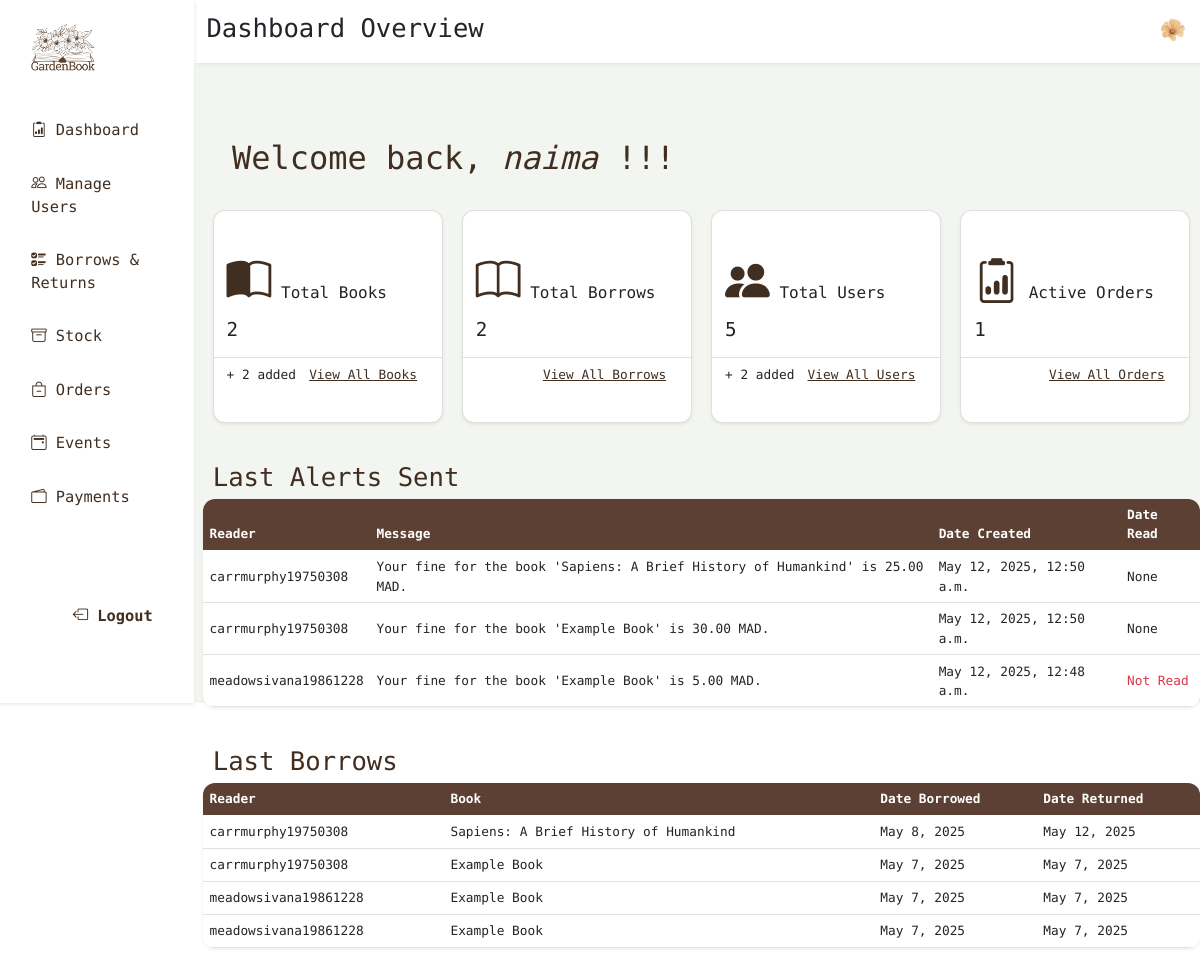
Screenshot of /dashboard (signed in) with the database file from the repository.
### theApp/models.py (models this page shows, shortened)
class Person(AbstractUser):
    cin = models.CharField(max_length=20, unique=True, default="")
    profile_pic = models.ImageField(upload_to='profile_pics/', null=True, blank=True)
    first_name = models.CharField(max_length=50)
    last_name = models.CharField(max_length=50)
    role = models.CharField(max_length=20,choices=RoleName.choices, default=RoleName.READER)
    dob = models.DateField(null=True, blank=True)
    phone = models.CharField(max_length=15, null=True, blank=True)
    status = models.CharField(max_length=20, choices=MembershipStatus.choices, default=MembershipStatus.ACTIVE)
    address = models.CharField(max_length=255, null=True, blank=True)
    city = models.CharField(max_length=100, null=True, blank=True)
    postal_code = models.CharField(max_length=20, null=True, blank=True)
    country = models.CharField(max_length=100, null=True, blank=True)
    bio = models.CharField(max_length=300, null=True, blank=True)
    unread_alerts = models.IntegerField(default=0)
    class Meta:
        ordering = ['-date_joined']

class Alert(models.Model):
    user = models.ForeignKey(Person, on_delete=models.CASCADE)
    title = models.CharField(max_length=255, default="")
    message = models.TextField()
    date_created = models.DateTimeField(auto_now_add=True)
    date_read = models.DateTimeField(null=True, blank=True)
    is_read = models.BooleanField(default=False)

class Borrow(models.Model):
    borrower = models.ForeignKey(Person, on_delete=models.CASCADE)
    book = models.ForeignKey(Book, on_delete=models.CASCADE)
    borrow_date = models.DateField(auto_now_add=True)
    due_date = models.DateField(default=date.today() + timedelta(days=15))
    return_date = models.DateField(null=True, blank=True)
    fine = models.DecimalField(max_digits=5, decimal_places=2, null=True, blank=True)# the fine should be updated every day
    is_fine_paid = models.BooleanField(default=False)
    returned = models.BooleanField(default=False)

class Book(models.Model):
    ISBN = models.CharField(max_length=13, unique=True)
    cover = models.ImageField(upload_to='book_covers/', null=True, blank=True, default="book_covers/default_cover.webp") # 'ImageField' handels image uploads
    title = models.CharField(max_length=255,default="")
    author = models.CharField(max_length=255,default="")
    edition = models.CharField(max_length=255,default="")
    availability = models.CharField(max_length=30,choices=Availability.choices, default=Availability.AVAILABLE)
    publication_year = models.IntegerField(default=0)
    nbPage = models.IntegerField(default="")
    lang = models.CharField(max_length=244,default="")
    genres = models.ManyToManyField(Genre)
    keywords = models.CharField(max_length=244,default="")
    description = models.CharField(max_length=244,default="")
    audience = models.CharField(max_length=20, choices=AudienceType.choices, default="")
    review = models.IntegerField(default=0, validators=[
            MinValueValidator(0),
            MaxValueValidator(10)
        ])
    nb_borrows = models.IntegerField(default=0)
    date_creation = models.DateField(auto_now_add=True)
    date_modification = models.DateField(auto_now=True)
    is_reserved = models.BooleanField(default=False)

### theApp/views.py (the view)
# urls.py: path('dashboard', views.dashboard, name='dashboard'),
@login_required(login_url='login')
@role_required(['Administrator', 'Librarian'])  # Optional, use only if role-based access is needed
def dashboard(request):
    now = timezone.now()
    start_of_month = now.replace(day=1)
    total_books = Book.objects.count()
    new_monthly_stock = Book.objects.filter(date_creation__gte=start_of_month).count()
    total_users = Person.objects.count()
    active_orders = Order.objects.filter(status='Pending').count()
    alerts = Alert.objects.select_related('user').order_by('-date_created')[:5]
    borrows = Borrow.objects.select_related('borrower', 'book').order_by('-borrow_date')[:5]
    context = {
        'total_books': total_books,
        'new_monthly_stock': new_monthly_stock,
        'total_users': total_users,
        'active_orders': active_orders,
        'alerts': alerts,
        'borrows': borrows,
    }
    return render(request, 'dashboard.html', context)

### templates/dashboard.html (shortened to what this page needs)
{% extends 'baseLibrarian.html' %}
{% block page %} Dashboard Overview {% endblock %}
{% block content %}
<div class="container-fluid mt-4">
  <div class="row my-2 p-4">
    <h1 class="text-brown">Welcome back, <em> {{ request.user.username }} </em> !!!</h1>
  </div>
  <div class="row g-4 dashboard-cards">
    <div class="col-md-3">
      <div class="card shadow-sm py-4 rounded-20">
        <div class="card-body">
          <h5 class="card-title mt-3">
            <i class="bi bi-book-half display-4 text-brown"></i>
            Total Books
          </h5>
          <p class="card-text fs-4">{{ total_books }}</p>
        </div>
        <div class="card-footer d-flex justify-content-between bg-white align-items-center">
          <p><span>+ {{ new_monthly_stock }}</span> added</p>
          <p><a href="{% url 'stock' %}" class=" text-underline">View All Books</a></p>
        </div>
      </div>
    </div>
    <div class="col-md-3">
      <div class="card shadow-sm py-4 rounded-20">
        <div class="card-body">
          <h5 class="card-title mt-3">
            <i class="bi bi-book display-4 text-brown"></i>
            Total Borrows
          </h5>
          <p class="card-text fs-4">{{ total_books }}</p>
        </div>
        <div class="card-footer d-flex justify-content-end bg-white align-items-center">
          <p><a href="{% url 'borrows-returns' %}" class=" text-underline">View All Borrows</a></p>
        </div>
      </div>
    </div>
    <div class="col-md-3">
      <div class="card shadow-sm py-4 rounded-20">
        <div class="card-body">
          <h5 class="card-title mt-3">
            <i class="bi bi-people-fill display-4 text-brown"></i>
            Total Users
          </h5>
          <p class="card-text fs-4">{{ total_users }}</p>
        </div>
        <div class="card-footer d-flex justify-content-between bg-white align-items-center">
          <p><span>+ {{ new_monthly_stock }}</span> added</p>
          <p><a href="{% url 'manage-users' %}" class=" text-underline">View All Users</a></p>
        </div>
      </div>
    </div>
    <div class="col-md-3">
      <div class="card shadow-sm py-4 rounded-20">
        <div class="card-body">
          <h5 class="card-title mt-3">
            <i class="bi bi-clipboard2-data display-4 text-brown"></i>
            Active Orders
          </h5>
          <p class="card-text fs-4">{{ active_orders }}</p>
        </div>
        <div class="card-footer d-flex justify-content-end bg-white align-items-center">
          <p><a href="{% url 'orders' %}" class=" text-underline">View All Orders</a></p>
        </div>
      </div>
    </div>
  </div>
  <div class="row mt-5">
    <div class="col-md-12">
      <h2 class="text-brown">Last Alerts Sent</h2>
    </div>
    <div class="overflow-hidden shadow-sm p-0 rounded-20">
      <table class="table table-hover align-middle m-0">
        <thead class="bg-brown text-white">
          <tr>
            <th>Reader</th>
            <th>Message</th>
            <th>Date Created</th>
            <th>Date Read</th>
          </tr>
        </thead>
        <tbody class="bg-white">
          {% for alert in alerts %}
          <tr>
            <td>
                {{ alert.user.username }}
            </td>
            <td>{{ alert.message }}</td>
            <td>{{ alert.date_created }}</td>
            <td>
              {% if alert.is_read %}
              {{ alert.date_read }}
              {% else %}
              <span class="text-danger">Not Read</span>
              {% endif %}
            </td>
          </tr>
          {% endfor %}
        </tbody>
      </table>
    </div>
  </div>
  <div class="row mt-5">
    <div class="col-md-12">
      <h2 class="text-brown">Last Borrows</h2>
    </div>
    <div class="overflow-hidden shadow-sm p-0 rounded-20">
      <table class="table table-hover align-middle m-0">
        <thead class="bg-brown text-white">
          <tr>
            <th>Reader</th>
            <th>Book</th>
            <th>Date Borrowed</th>
            <th>Date Returned</th>
          </tr>
        </thead>
        <tbody class="bg-white">
          {% for borrow in borrows %}
          <tr>
            <td>
                {{ borrow.borrower.username }}
            </td>
            <td>
              {{  borrow.book.title }}
            </td>
            <td>
              {{ borrow.borrow_date }}
            </td>
            <td>
              {% if borrow.returned %}
              {{ borrow.return_date }}
              {% else %}
              <span class="text-danger">Not Returned</span>
              {% endif %}
            </td>
          </tr>
          {% endfor %}
        </tbody>
      </table>
    </div>
  </div>
</div>
{% endblock %}

### templates/baseLibrarian.html (shortened to what this page needs)
{% load static %}
<!DOCTYPE html>
<html lang="en">
<head>
  <link href="{% static 'assets/dist/css/bootstrap.min.css' %}" rel="stylesheet">
  <link rel="stylesheet" href="{% static 'css/base.css' %}">
</head>
<body>
  <div class="row" style="height: 100vh;">
    <header class="col-md-2 shadow-sm" style="font-size: larger;">
      <aside class="d-flex flex-column justify-content-between vh-100 p-3 mx-2">
        <div class="mb-4">
          <a href="{% url 'dashboard' %}" class="d-flex align-items-center mb-2 text-brown text-decoration-none">
            <img src="{% static 'assets/brand/_logo-nobg.png' %}" class="me-2" width="80" height="80" role="img"
              aria-label="GardenBook">
          </a>
        </div>
        <div class="d-flex flex-column" style="margin-bottom: auto;">
          <a href="{% url 'dashboard' %}" class="mb-4">
            <i class="bi bi-clipboard2-data"></i> Dashboard
          </a>
          <a href="{% url 'manage-users' %}" class="mb-4">
            <i class="bi bi-people"></i> Manage Users
          </a>
          <a href="{% url 'borrows-returns' %}" class="mb-4">
            <i class="bi bi-ui-checks"></i> Borrows & Returns
          </a>
          <a href="{% url 'stock' %}" class="mb-4">
            <i class="bi bi-archive"></i> Stock
          </a>
          <a href="{% url 'orders' %}" class="mb-4">
            <i class="bi bi-bag-dash"></i> Orders
          </a>
          <a href="{% url 'manage-event' %}" class="mb-4">
            <i class="bi bi-calendar2-event"></i> Events
          </a>
          <a href="{% url 'manage-payment' %}" class="mb-4">
            <i class="bi bi-wallet2"></i> Payments
          </a>
        </div>
        <div class="text-end mt-auto">
          <a href="{% url 'logout' %}" style="font-weight: bolder;">
            <i class="bi bi-box-arrow-left"></i> Logout
          </a>
        </div>
      </aside>
    </header>
    <main class="col px-0">
      <div class="row py-3 mx-1 shadow-sm">
        <div class="col-6">
          <h2>{% block page%} Current page name {% endblock page %}</h2>
        </div>
        <div class="col-6 d-flex justify-content-end">
          <a href="{% url 'dashboard' %}">
            <img src="{{ request.user.profile_pic.url }}" alt="Profile" class="rounded-circle"
              style="height: 30px; width: 30px;">
          </a>
        </div>
      </div>
      <div class="py-5 bg-green-soft" style="height: 100vh;">
        {% block content %}
        {% endblock content %}
      </div>
    </main>
  </div>
</body>
</html>

### static/css/base.css (style rules this page uses)
body { font-family: "Geist Mono", sans-serif; padding: 0; margin: 0; min-height: 100vh; zoom: 0.8; }
.bg-green-soft { background: #aabda028 !important; }
.bg-brown { background: #5c4033 !important; }
.text-brown { color: #402e21; }
a { text-decoration: none; padding: 7px 15px; }
header a { color: #402e21; }
.rounded-20 { border-radius: 15px; }

### rows the page displays
Person: user.profile_pic (picture), user.username "naima"
Alert: user.username "carrmurphy19750308", message "Your fine for the book 'Sapiens: A Brief History of Humankind' is 25.00 MAD.", date_created "May 12, 2025, 12:50 a.m.", date_read "None"
Alert: user.username "carrmurphy19750308", message "Your fine for the book 'Example Book' is 30.00 MAD.", date_created "May 12, 2025, 12:50 a.m.", date_read "None"
Alert: user.username "meadowsivana19861228", message "Your fine for the book 'Example Book' is 5.00 MAD.", date_created "May 12, 2025, 12:48 a.m.", is_read "Not Read"
Borrow: borrower.username "carrmurphy19750308", book "Sapiens: A Brief History of Humankind", borrow_date "May 8, 2025", return_date "May 12, 2025"
Borrow: borrower.username "carrmurphy19750308", book "Example Book", borrow_date "May 7, 2025", return_date "May 7, 2025"
Borrow: borrower.username "meadowsivana19861228", book "Example Book", borrow_date "May 7, 2025", return_date "May 7, 2025"
Borrow: borrower.username "meadowsivana19861228", book "Example Book", borrow_date "May 7, 2025", return_date "May 7, 2025"

### other values shown
{{ total_books }} "2"
{{ new_monthly_stock }} "2"
{{ total_users }} "5"
{{ active_orders }} "1"
